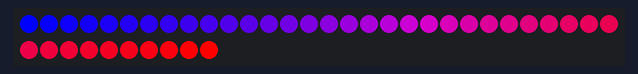
A sketch run on a simulated Arduino Uno, built with avr-gcc and run on an emulated ATmega328P. On the bench: 40 RGB LEDs in strip order, left to right, continuing on the next row.

Above: at 0.1 s.
At 6.1 s:
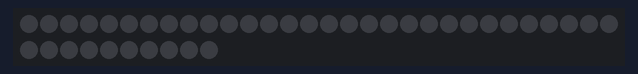

The sketch:

full-blink.ino
```cpp
#include <FastLED.h>

#define DATA_PIN    6
#define NUM_LEDS    40
#define BRIGHTNESS  75
#define LED_TYPE    WS2811
#define COLOR_ORDER GRB

CRGB leds[NUM_LEDS];

void setup() {
FastLED.addLeds<NEOPIXEL, DATA_PIN>(leds, NUM_LEDS);
}

void loop() {
  // Turn the LED on, then pause
  fill_gradient_RGB( leds, NUM_LEDS, CRGB :: Blue, CRGB :: Red);
  FastLED.show();
  delay(6000);
  // Now turn the LED off, then pause
  fill_solid (leds, NUM_LEDS, CRGB :: Black) ;
  FastLED.show();
  delay(1000);
}
```

Measured:
- what the display in image 1 shows lasts 1.0 s, from 6.0 s to 7.0 s
